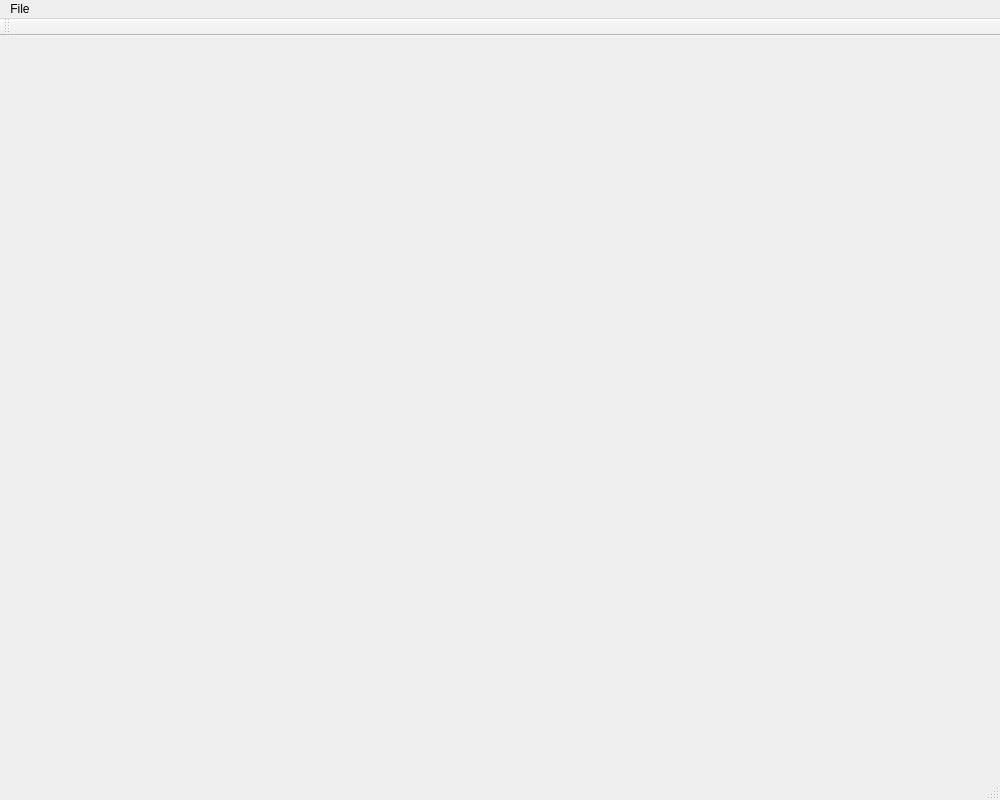
<?xml version="1.0" encoding="UTF-8"?>
<ui version="4.0">
 <class>MainWindow</class>
 <widget class="QMainWindow" name="MainWindow">
  <property name="geometry">
   <rect>
    <x>0</x>
    <y>0</y>
    <width>1000</width>
    <height>800</height>
   </rect>
  </property>
  <property name="minimumSize">
   <size>
    <width>1000</width>
    <height>800</height>
   </size>
  </property>
  <property name="windowTitle">
   <string>MainWindow</string>
  </property>
  <widget class="QWidget" name="centralWidget"/>
  <widget class="QMenuBar" name="menuBar">
   <property name="geometry">
    <rect>
     <x>0</x>
     <y>0</y>
     <width>1000</width>
     <height>26</height>
    </rect>
   </property>
   <widget class="QMenu" name="menuFile">
    <property name="title">
     <string>File</string>
    </property>
    <addaction name="actionNew"/>
    <addaction name="actionClose"/>
   </widget>
   <addaction name="menuFile"/>
  </widget>
  <widget class="QToolBar" name="mainToolBar">
   <attribute name="toolBarArea">
    <enum>TopToolBarArea</enum>
   </attribute>
   <attribute name="toolBarBreak">
    <bool>false</bool>
   </attribute>
  </widget>
  <widget class="QStatusBar" name="statusBar"/>
  <action name="actionClose">
   <property name="icon">
    <iconset resource="res.qrc">
     <normaloff>:/images/close.png</normaloff>:/images/close.png</iconset>
   </property>
   <property name="text">
    <string>Close</string>
   </property>
   <property name="shortcut">
    <string>Ctrl+C</string>
   </property>
  </action>
  <action name="actionNew">
   <property name="icon">
    <iconset resource="res.qrc">
     <normaloff>:/images/open.png</normaloff>:/images/open.png</iconset>
   </property>
   <property name="text">
    <string>New</string>
   </property>
   <property name="shortcut">
    <string>Ctrl+N</string>
   </property>
  </action>
 </widget>
 <layoutdefault spacing="6" margin="11"/>
 <resources>
  <include location="res.qrc"/>
 </resources>
 <connections/>
</ui>
